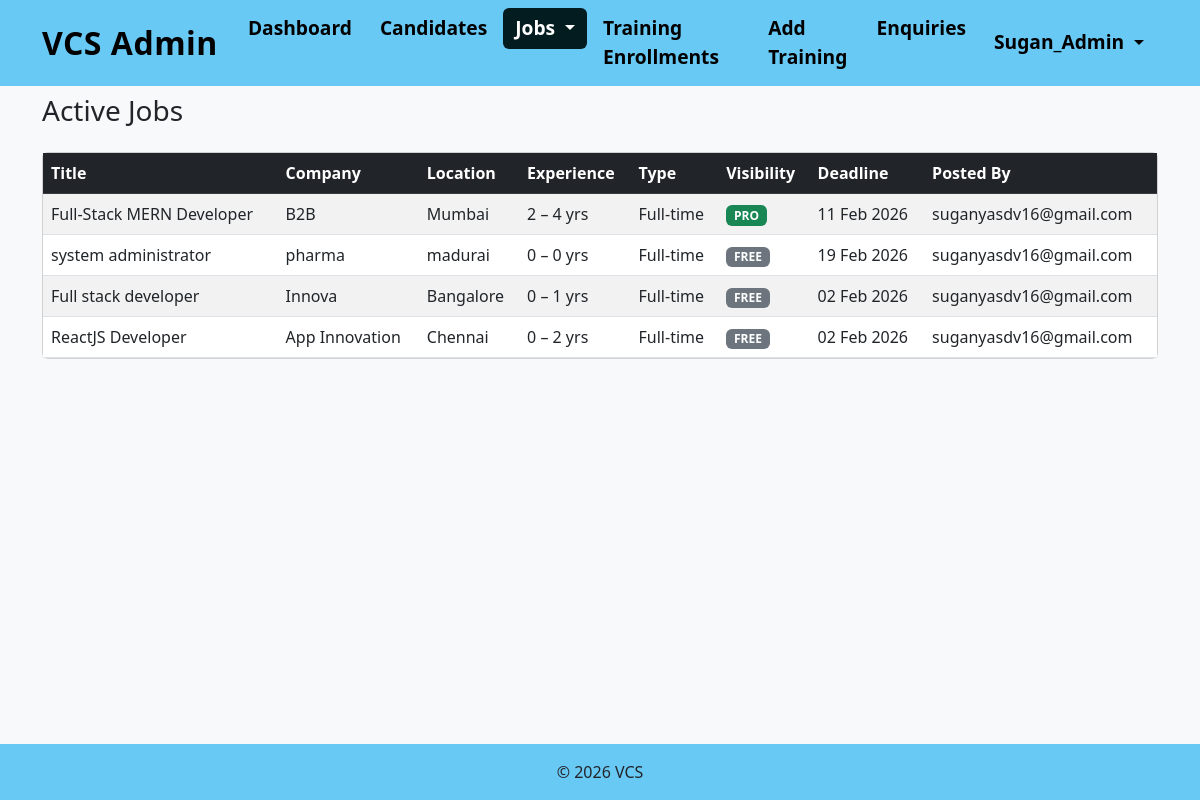
Page /jobs/active/ (signed in) on the committed database.
### accounts/models.py (models this page shows, shortened)
class User(AbstractUser):
    username = None  # remove username
    email = models.EmailField(unique=True)
    full_name = models.CharField(max_length=100, blank=True, null=True, default="")
    FREE = "FREE"
    PRO = "PRO"
    SUBSCRIPTION_CHOICES = [
        (FREE, "Free"),
        (PRO, "Pro"),
    ]
    subscription_type = models.CharField(
        max_length=10,
        choices=SUBSCRIPTION_CHOICES,
        default=FREE
    )
    USERNAME_FIELD = "email"
    REQUIRED_FIELDS = []
    objects = UserManager()

class Profile(models.Model):
    user = models.OneToOneField(
        settings.AUTH_USER_MODEL,
        on_delete=models.CASCADE,
        related_name="profile"
    )
    full_name = models.CharField(max_length=100, blank=True, null=True, default="")
    mobile_number = models.CharField(max_length=15, blank=True, null=True, default="")
    experience = models.IntegerField(null=True, blank=True)
    location = models.CharField(max_length=100, blank=True, null=True, default="")
    skills = models.CharField(max_length=255, blank=True, null=True, default="")
    resume = models.FileField(upload_to="resumes/", blank=True, null=True)
    completion_email_sent = models.BooleanField(default=False)

### jobs/models.py (models this page shows, shortened)
class Job(models.Model):
    JOB_TYPE_CHOICES = [
        ('FT', 'Full-time'),
        ('IN', 'Internship'),
        ('CT', 'Contract'),
    ]
    STATUS_CHOICES = [
        ('PENDING', 'Pending Approval'),
        ('PUBLISHED', 'Published'),
        ('REJECTED', 'Rejected'),
    ]
    VISIBILITY_CHOICES = [
        ('FREE', 'Free'),
        ('PRO', 'Pro'),
    ]
    title = models.CharField(max_length=200)
    company_name = models.CharField(max_length=200)
    location = models.CharField(max_length=100)
    experience_min = models.PositiveIntegerField()
    experience_max = models.PositiveIntegerField()
    visibility = models.CharField(
        max_length=10,
        choices=VISIBILITY_CHOICES,
        default='FREE'
    )
    job_type = models.CharField(
        max_length=2,
        choices=JOB_TYPE_CHOICES
    )
    description = models.TextField()
    skills = models.CharField(max_length=255)
    deadline = models.DateField()
    tag_fresher = models.BooleanField(default=False)
    status = models.CharField(
        max_length=10,
        choices=STATUS_CHOICES,
        default='PENDING'
    )
    created_by = models.ForeignKey(
        settings.AUTH_USER_MODEL,
        on_delete=models.CASCADE,
        related_name="jobs_created"
    )
    created_at = models.DateTimeField(auto_now_add=True)
    class Meta:
        ordering = ["-created_at"]

### accounts/decorators.py (the view)
    def wrapper(request, *args, **kwargs):
        if not request.user.is_authenticated:
            return redirect("login")
        if not request.user.is_staff:
            messages.error(request, "Access denied.")
            return redirect("dashboard")
        return view_func(request, *args, **kwargs)

### jobs/views.py (called while the page is built)
@staff_required
def active_jobs(request):
    jobs = Job.objects.filter(status="PUBLISHED").order_by("-created_at")
    return render(request, "jobs/active_jobs.html", {"jobs": jobs})

### jobs/templates/jobs/active_jobs.html
{% extends "accounts/base.html" %}
{% block content %}
<h3 class="mb-4">Active Jobs</h3>
<div class="card">
  <div class="card-body p-0">
    <table class="table table-striped mb-0">
      <thead class="table-dark">
        <tr>
          <th>Title</th>
          <th>Company</th>
          <th>Location</th>
          <th>Experience</th>
          <th>Type</th>
          <th>Visibility</th>
          <th>Deadline</th>
          <th>Posted By</th>
        </tr>
      </thead>
      <tbody>
        {% for job in jobs %}
        <tr>
          <td>{{ job.title }}</td>
          <td>{{ job.company_name }}</td>
          <td>{{ job.location }}</td>
          <td>{{ job.experience_min }} – {{ job.experience_max }} yrs</td>
          <td>{{ job.get_job_type_display }}</td>
          <td>
            <span class="badge bg-{% if job.visibility == 'PRO' %}success{% else %}secondary{% endif %}">
              {{ job.visibility }}
            </span>
          </td>
          <td>{{ job.deadline|date:"d M Y" }}</td>
          <td>{{ job.created_by.email }}</td>
        </tr>
        {% empty %}
        <tr>
          <td colspan="8" class="text-center py-3">
            No active jobs found.
          </td>
        </tr>
        {% endfor %}
      </tbody>
    </table>
  </div>
</div>
{% endblock %}

### accounts/templates/accounts/navbar.html (shortened to what this page needs)
<nav class="navbar navbar-expand-lg navbar-custom fixed-top">
  <div class="container">
    <a class="navbar-brand"
       href="{% if user.is_authenticated and user.is_staff %}
                {% url 'admin_home' %}
             {% else %}
                {% url 'public_home' %}
             {% endif %}">
      {% if user.is_authenticated and user.is_staff %}
        VCS Admin
      {% else %}
        VCS
      {% endif %}
    </a>
    <div class="collapse navbar-collapse" id="mainNavbar">
      {% with request.resolver_match.url_name as url_name %}
      {% if not user.is_authenticated %}
      <ul class="navbar-nav ms-auto">
        <li class="nav-item">
          <a class="nav-link {% if url_name == 'home' %}active{% endif %}"
             href="{% url 'public_home' %}">Home</a>
        </li>
        <li class="nav-item">
          <a class="nav-link {% if url_name == 'services' %}active{% endif %}"
             href="{% url 'services' %}">Services</a>
        </li>
        <li class="nav-item">
          <a class="nav-link {% if url_name == 'pricing' %}active{% endif %}"
             href="{% url 'pricing' %}">Pricing</a>
        </li>
        <li class="nav-item">
          <a class="nav-link {% if url_name == 'about' %}active{% endif %}"
             href="{% url 'about' %}">About</a>
        </li>
        <li class="nav-item">
          <a class="nav-link {% if url_name == 'contact' %}active{% endif %}"
             href="{% url 'contact' %}">Contact</a>
        </li>
        <li class="nav-item d-flex align-items-center ms-lg-3 gap-2">
          <a href="{% url 'register' %}" class="btn btn-dark px-3 py-1">
            Register
          </a>
          <a href="{% url 'login' %}" class="btn btn-outline-dark px-3 py-1">
            Login
          </a>
        </li>
      </ul>
      {% elif user.is_staff %}
      <ul class="navbar-nav me-auto">
        <li class="nav-item">
          <a class="nav-link {% if url_name == 'admin_dashboard' %}active{% endif %}"
             href="{% url 'admin_dashboard' %}">
            Dashboard
          </a>
        </li>
        <li class="nav-item">
          <a class="nav-link {% if url_name == 'candidate_list' %}active{% endif %}"
             href="{% url 'candidate_list' %}">
            Candidates
          </a>
        </li>
        <li class="nav-item dropdown">
          <a class="nav-link dropdown-toggle
             {% if url_name in 'create_job active_jobs review_jobs' %}active{% endif %}"
             href="#" data-bs-toggle="dropdown">
            Jobs
          </a>
        </li>
        <li class="nav-item">
          <a class="nav-link {% if url_name == 'admin_enrollments' %}active{% endif %}"
             href="{% url 'admin_enrollments' %}">
            Training Enrollments
          </a>
        </li>
        <li class="nav-item">
          <a class="nav-link {% if url_name == 'add_training' %}active{% endif %}"
             href="{% url 'add_training' %}">
            Add Training
          </a>
        </li>
        <li class="nav-item">
          <a class="nav-link {% if url_name == 'admin_enquiries' %}active{% endif %}"
             href="{% url 'admin_enquiries' %}">
            Enquiries
          </a>
        </li>
      </ul>
      {% endif %}
      {% if user.is_authenticated %}
        <ul class="navbar-nav ms-auto">
          <li class="nav-item dropdown">
            <a class="nav-link dropdown-toggle" href="#" data-bs-toggle="dropdown">
              {{ user.profile.full_name|default:user.email }}
            </a>
          </li>
        </ul>
        {% endif %}
      {% endwith %}
    </div>
  </div>
</nav>

### accounts/templates/accounts/base.html (style rules this page uses)
body { padding-top: 70px; background-color: #f8f9fa; }
.navbar.navbar-custom { background-color: #69c9f5; }
.navbar.navbar-custom .navbar-brand { color: #000; font-weight: bold; font-size: 2em; letter-spacing: 0.5px; transition: color 0.2s ease-in-out; }
.navbar.navbar-custom .navbar-nav .nav-link { color: #000; font-weight: bold; font-size: 1.2em; padding: 6px 12px; margin: 0 2px; border-radius: 6px; transition: background-color 0.2s ease, color 0.2s ease; }
.navbar.navbar-custom .navbar-nav .nav-link.active, .navbar.navbar-custom .navbar-nav .show > .nav-link { color: #ffffff !important; background-color: #031c1f !important; }

### rows in the picture
User: profile.full_name "Sugan_Admin"
Job: title "Full-Stack MERN Developer", company_name "B2B", location "Mumbai", experience_min "2", experience_max "4", job_type "Full-time", visibility "PRO", deadline "11 Feb 2026", created_by.email "suganyasdv16@gmail.com"
Job: title "system administrator", company_name "pharma", location "madurai", experience_min "0", experience_max "0", job_type "Full-time", visibility "FREE", deadline "19 Feb 2026", created_by.email "suganyasdv16@gmail.com"
Job: title "Full stack developer", company_name "Innova", location "Bangalore", experience_min "0", experience_max "1", job_type "Full-time", visibility "FREE", deadline "02 Feb 2026", created_by.email "suganyasdv16@gmail.com"
Job: title "ReactJS Developer", company_name "App Innovation", location "Chennai", experience_min "0", experience_max "2", job_type "Full-time", visibility "FREE", deadline "02 Feb 2026", created_by.email "suganyasdv16@gmail.com"
